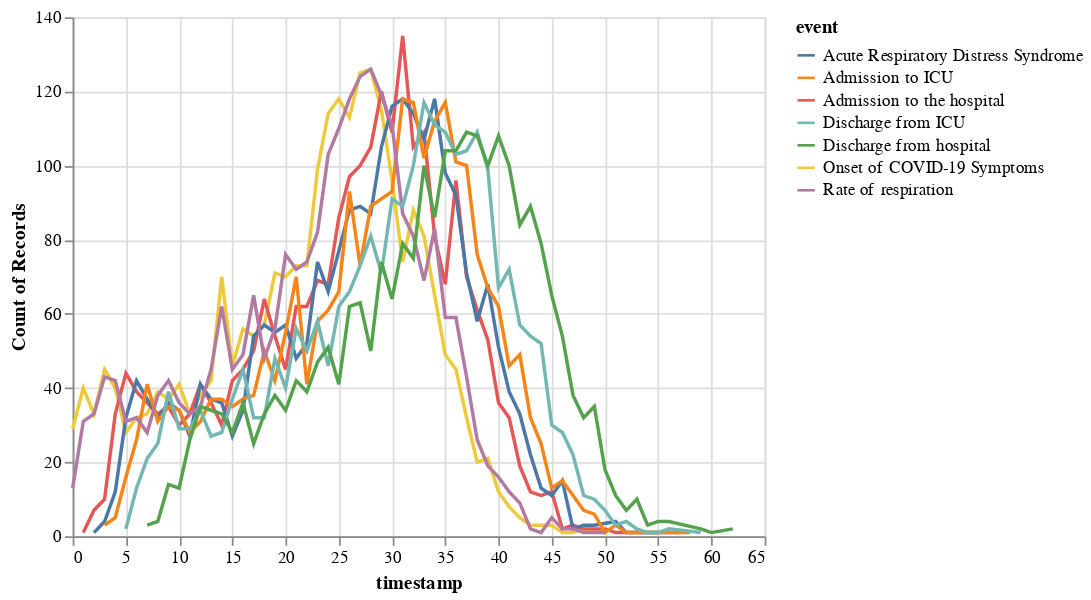

This figure's notebook cell:
### Code cell
alt.Chart(df).mark_line().encode(
    x="timestamp",
    y="count()",
    color="event"
)

### Figure 1 — Vega-Lite specification as saved in the notebook (floating-point values rounded to 4 significant figures; data arrays with more than 128 entries replaced by an {"elided": "..."} marker saying what was removed)
{"config": {"view": {"continuousWidth": 400, "continuousHeight": 300}}, "data": {"name": "data-2122ee695591c98cf1d02ff9bd49eee8"}, "mark": "line", "encoding": {"color": {"type": "nominal", "field": "event"}, "x": {"type": "quantitative", "field": "timestamp"}, "y": {"type": "quantitative", "aggregate": "count"}}, "$schema": "https://vega.github.io/schema/vega-lite/v4.0.2.json", "datasets": {"data-2122ee695591c98cf1d02ff9bd49eee8": {"elided": "17500 records"}}}
